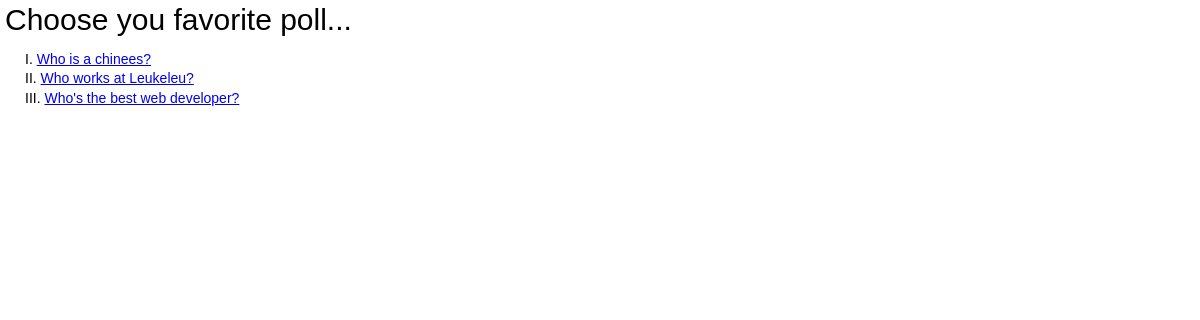
Before: /polls/ with the older database file.
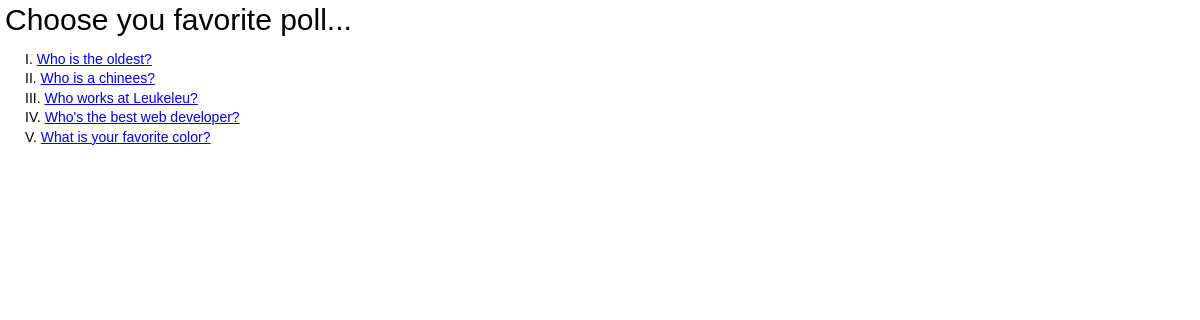
After: the same page with the newer database file.
### polls/models.py (models this page shows, shortened)
class Question(models.Model):
    question_text = models.CharField(max_length=200)
    pub_date = models.DateTimeField('date published')
    def was_published_recently(self):
        now = timezone.now()
        return now - datetime.timedelta(days=1) <= self.pub_date <= now
    was_published_recently.admin_order_field = 'pub_date'
    was_published_recently.boolean = True
    was_published_recently.short_description = 'Published recently?'

### polls/views.py (the view)
class IndexView(generic.ListView):
    template_name = 'polls/index.html'
    context_object_name = 'latest_question_list'
    def get_queryset(self):
        return Question.objects.filter(
            pub_date__lte=timezone.now()
        ).order_by('-pub_date')[:5]

### polls/templates/polls/index.html
{% load staticfiles %}
<link rel="stylesheet" type="text/css" href="{% static 'polls/style.css' %}" />
<h1>Choose you favorite poll...</h1>
{% if latest_question_list %}
    <ul>
    {% for question in latest_question_list %}
        <li><a href="{% url 'polls:detail' question.id %}">{{ question.question_text }}</a></li>
    {% endfor %}
    </ul>
{% else %}
    <p>No polls are available.</p>
{% endif %}

Changed rows visible on the page:
added Question: question_text "Who is the oldest?"
added Question: question_text "What is your favorite color?"
